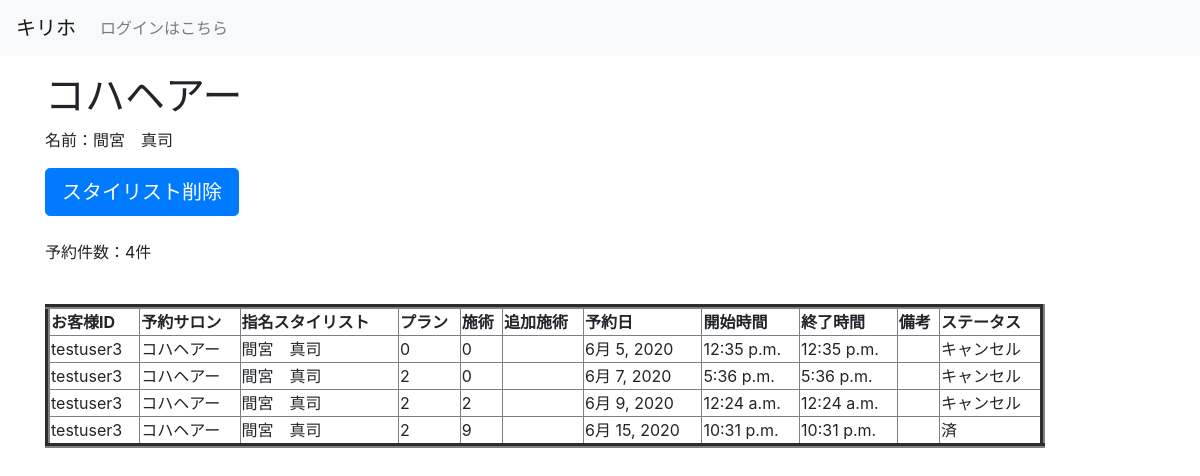
The app's page /stylist_detail/1/, older data.
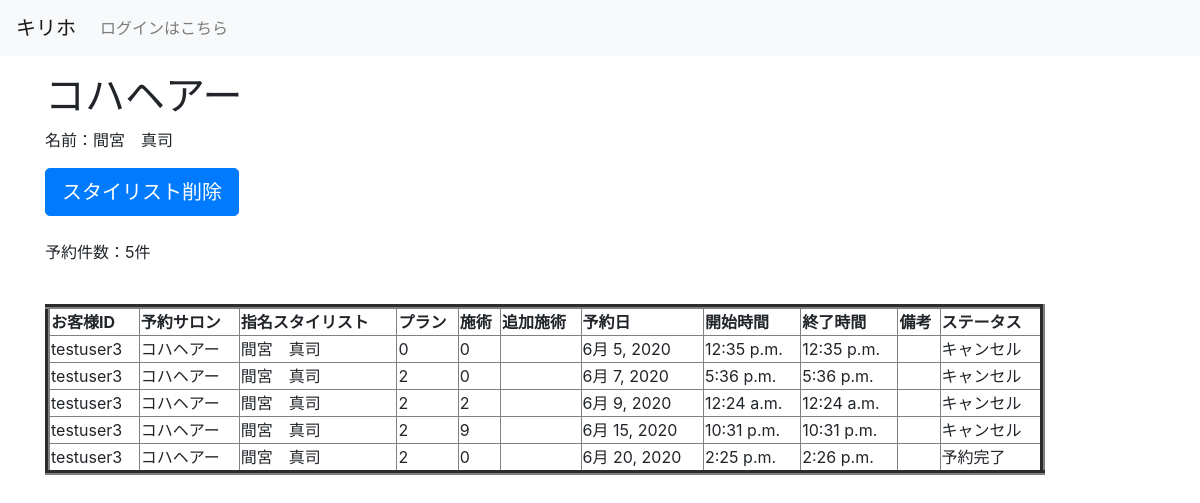
The same page, newer data.
### unlimited/models.py (models this page shows, shortened)
class Reservation(models.Model):
    STATUS = (
        (0, '予約完了'),
        (1, '済'),
        (2, 'キャンセル'),
        (3, 'ドタキャン')
    )
    class Meta:
        db_table = 'Reservation'
    member = models.CharField(verbose_name='お客様ID', max_length=20)
    salon = models.ForeignKey(Salon, verbose_name='予約サロン', on_delete=models.PROTECT, blank=False, null=False)
    stylist = models.ForeignKey(Stylist, verbose_name='指名スタイリスト', on_delete=models.PROTECT, blank=False, null=False)
    plan = models.IntegerField(verbose_name='選択プラン', choices=PLAN, default=0)
    treatment = models.IntegerField(verbose_name='施術', choices=TREATMENT, default=0)
    add_treat = models.TextField(verbose_name='追加施術', blank=True, max_length=255)
    date = models.DateField(verbose_name='予約日', default=timezone.localtime)
    start = models.TimeField(verbose_name='開始時間', default=timezone.localtime)
    end = models.TimeField(verbose_name='終了時間', default=timezone.localtime)
    remarks = models.TextField(verbose_name='備考', blank=True, max_length=255)
    status = models.IntegerField(verbose_name='状態', choices=STATUS, default=0)

class Salon(models.Model):
    class Meta:
        db_table = 'salon'
    salon = models.ForeignKey(settings.AUTH_USER_MODEL, verbose_name='サロンID', on_delete=models.PROTECT, null=True,
                              blank=True)
    salon_name = models.CharField(verbose_name='店名', max_length=255, blank=False, null=False)
    salon_email = models.EmailField(verbose_name='店舗メール', null=False,
                                    blank=False, unique=True)
    home_page = models.URLField(verbose_name='ホームページ', unique=True)
    salon_phone_num_regex = RegexValidator(regex=r'^[0-9]+$', message="電話番号は入力必須です。例:09012345678")
    salon_phone_num = models.CharField(verbose_name='店舗電話番号', null=False, unique=True, blank=False,
                                       validators=[salon_phone_num_regex], max_length=15, )
    salon_address = models.CharField(verbose_name='住所', max_length=255, null=False, blank=False)
    business_hours = models.CharField(verbose_name='営業日時', max_length=255)
    cut_prise = models.IntegerField(verbose_name='カット料金', null=False, blank=False)
    color_prise = models.IntegerField(verbose_name='カラー料金', null=False, blank=False)
    mainte_cut_prise = models.IntegerField(verbose_name='メンテナンスカット料金', null=False, blank=False, default=1500)
    mainte_color_prise = models.IntegerField(verbose_name='メンテナンスカラー料金', null=False, blank=False, default=2000)
    def __str__(self):
        return self.salon_name

class Stylist(models.Model):
    class Meta:
        db_table = 'stylist'
    affiliation_salon = models.ForeignKey(Salon, verbose_name='所属サロン', on_delete=models.PROTECT)
    stylist_name = models.CharField(verbose_name='名前', max_length=255, blank=False, null=False)
    def __str__(self):
        return self.stylist_name

### unlimited/views.py (the view)
# urls.py: path('stylist_detail/<int:pk>/', views.StylistDetail.as_view(), name='stylist_detail'),
class StylistDetail(generic.DetailView):
    model = Stylist
    template_name = 'unlimited/stylist_detail.html'
    def get_context_data(self, **kwargs):
        stylist = self.kwargs['pk']
        reservations = Reservation.objects.filter(stylist=stylist)
        count = Reservation.objects.filter(stylist=stylist).count()
        context = super().get_context_data(**kwargs)
        context.update({
            'reservations': reservations,
            'count': count,
        })
        return context

### unlimited/templates/unlimited/stylist_detail.html
{% extends "unlimited/base.html" %}
{% block content %}
    <h1>{{ stylist.affiliation_salon }}</h1>
    <p>名前：{{ stylist.stylist_name }}</p>
    <a class="btn btn-primary btn-lg" href="{% url 'unlimited:stylist_delete' stylist.id %}">スタイリスト削除</a>
    <br />
    <br />
    <p>予約件数：{{ count }}件</p>
    <br />
    <table border="5" width="1000">
        <tr>
            <th>お客様ID</th>
            <th>予約サロン</th>
            <th>指名スタイリスト</th>
            <th>プラン</th>
            <th>施術</th>
            <th>追加施術</th>
            <th>予約日</th>
            <th>開始時間</th>
            <th>終了時間</th>
            <th>備考</th>
            <th>ステータス</th>
        </tr>
        {% for reservation in reservations %}
        <tr>
            <td>{{ reservation.member }}</td>
            <td>{{ reservation.salon }}</td>
            <td>{{ reservation.stylist }}</td>
            <td>{{ reservation.plan }}</td>
            <td>{{ reservation.treatment }}</td>
            <td>{{ reservation.add_treat }}</td>
            <td>{{ reservation.date }}</td>
            <td>{{ reservation.start }}</td>
            <td>{{ reservation.end }}</td>
            <td>{{ reservation.remarks }}</td>
            <td>{{ reservation.get_status_display }}</td>
        </tr>
        {% endfor %}
    </table>
</body>
{% endblock %}

Row changes from the older to the newer data that the page shows:
changed Reservation (number 4 of 5 on the later page): status "済" → "キャンセル"
added Reservation: member "testuser3", salon "コハヘアー", stylist "間宮 真司", plan "2", treatment "0", date "6月 20, 2020", start "2:25 p.m.", end "2:26 p.m.", status "予約完了"
Text that changed along with them:
{{ count }}: "4" → "5"
